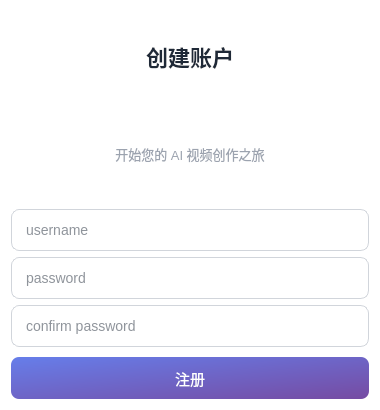
<?xml version="1.0" encoding="UTF-8"?>
<ui version="4.0">
 <class>RegisterDialog</class>
 <widget class="QDialog" name="RegisterDialog">
  <property name="geometry">
   <rect>
    <x>0</x>
    <y>0</y>
    <width>380</width>
    <height>410</height>
   </rect>
  </property>
  <property name="minimumSize">
   <size>
    <width>380</width>
    <height>410</height>
   </size>
  </property>
  <property name="maximumSize">
   <size>
    <width>380</width>
    <height>410</height>
   </size>
  </property>
  <property name="windowTitle">
   <string>注册</string>
  </property>
  <property name="styleSheet">
   <string notr="true">QDialog { background-color: #ffffff; }</string>
  </property>
  <layout class="QVBoxLayout" name="root">
   <property name="leftMargin">32</property>
   <property name="topMargin">32</property>
   <property name="rightMargin">32</property>
   <property name="bottomMargin">32</property>
   <property name="spacing">14</property>
   <item>
    <widget class="QLabel" name="title">
     <property name="text">
      <string>创建账户</string>
     </property>
     <property name="styleSheet">
      <string notr="true">font-size: 22px; font-weight: 700; color: #1f2937;</string>
     </property>
     <property name="alignment">
      <set>Qt::AlignCenter</set>
     </property>
    </widget>
   </item>
   <item>
    <widget class="QLabel" name="sub">
     <property name="text">
      <string>开始您的 AI 视频创作之旅</string>
     </property>
     <property name="styleSheet">
      <string notr="true">font-size: 13px; color: #9ca3af;</string>
     </property>
     <property name="alignment">
      <set>Qt::AlignCenter</set>
     </property>
    </widget>
   </item>
   <item>
    <spacer name="spacer_top">
     <property name="orientation">
      <enum>Qt::Vertical</enum>
     </property>
     <property name="sizeType">
      <enum>QSizePolicy::Fixed</enum>
     </property>
     <property name="sizeHint" stdset="0">
      <size>
       <width>20</width>
       <height>4</height>
      </size>
     </property>
    </spacer>
   </item>
   <item>
    <widget class="QLineEdit" name="editUser">
     <property name="placeholderText">
      <string>username</string>
     </property>
     <property name="minimumSize">
      <size>
       <width>0</width>
       <height>42</height>
      </size>
     </property>
     <property name="maximumSize">
      <size>
       <width>16777215</width>
       <height>42</height>
      </size>
     </property>
     <property name="styleSheet">
      <string notr="true">QLineEdit { font-size: 14px; padding: 0 12px; background-color: #ffffff; color: #1f2937; border: 1px solid #d1d5db; border-radius: 8px; } QLineEdit:focus { border-color: #667eea; }</string>
     </property>
    </widget>
   </item>
   <item>
    <widget class="QLineEdit" name="editPwd">
     <property name="placeholderText">
      <string>password</string>
     </property>
     <property name="echoMode">
      <enum>QLineEdit::Password</enum>
     </property>
     <property name="minimumSize">
      <size>
       <width>0</width>
       <height>42</height>
      </size>
     </property>
     <property name="maximumSize">
      <size>
       <width>16777215</width>
       <height>42</height>
      </size>
     </property>
     <property name="styleSheet">
      <string notr="true">QLineEdit { font-size: 14px; padding: 0 12px; background-color: #ffffff; color: #1f2937; border: 1px solid #d1d5db; border-radius: 8px; } QLineEdit:focus { border-color: #667eea; }</string>
     </property>
    </widget>
   </item>
   <item>
    <widget class="QLineEdit" name="editConfirm">
     <property name="placeholderText">
      <string>confirm password</string>
     </property>
     <property name="echoMode">
      <enum>QLineEdit::Password</enum>
     </property>
     <property name="minimumSize">
      <size>
       <width>0</width>
       <height>42</height>
      </size>
     </property>
     <property name="maximumSize">
      <size>
       <width>16777215</width>
       <height>42</height>
      </size>
     </property>
     <property name="styleSheet">
      <string notr="true">QLineEdit { font-size: 14px; padding: 0 12px; background-color: #ffffff; color: #1f2937; border: 1px solid #d1d5db; border-radius: 8px; } QLineEdit:focus { border-color: #667eea; }</string>
     </property>
    </widget>
   </item>
   <item>
    <spacer name="spacer_mid">
     <property name="orientation">
      <enum>Qt::Vertical</enum>
     </property>
     <property name="sizeType">
      <enum>QSizePolicy::Fixed</enum>
     </property>
     <property name="sizeHint" stdset="0">
      <size>
       <width>20</width>
       <height>4</height>
      </size>
     </property>
    </spacer>
   </item>
   <item>
    <widget class="QPushButton" name="btnSubmit">
     <property name="text">
      <string>注册</string>
     </property>
     <property name="minimumSize">
      <size>
       <width>0</width>
       <height>42</height>
      </size>
     </property>
     <property name="maximumSize">
      <size>
       <width>16777215</width>
       <height>42</height>
      </size>
     </property>
     <property name="cursor">
      <cursorShape>PointingHandCursor</cursorShape>
     </property>
     <property name="styleSheet">
      <string notr="true">QPushButton { font-size: 15px; color: white; background: qlineargradient(x1:0,y1:0,x2:1,y2:1, stop:0 #667eea, stop:1 #764ba2); border: none; border-radius: 8px; } QPushButton:hover { background: qlineargradient(x1:0,y1:0,x2:1,y2:1, stop:0 #5a6fdb, stop:1 #6a4196); }</string>
     </property>
    </widget>
   </item>
  </layout>
 </widget>
</ui>
